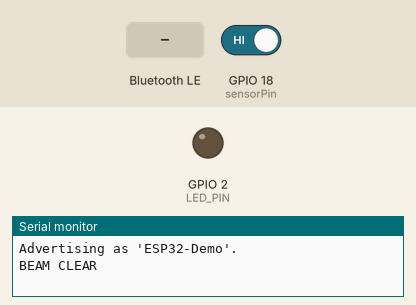
Simulated run of this sketch. Board: ESP32. Parts: output pins drawn as LEDs (lit = HIGH), the last lines printed to the serial monitor. Inputs (shaded band) come from the test bench; at power-on: GPIO 18 (sensorPin) HIGH. Nothing arrives over Bluetooth unless stated; a phone connects over Bluetooth LE 3 s after start.

Above: at 1.2 s.
1.3 s: Bluetooth LE write "1" received
At 2.1 s:
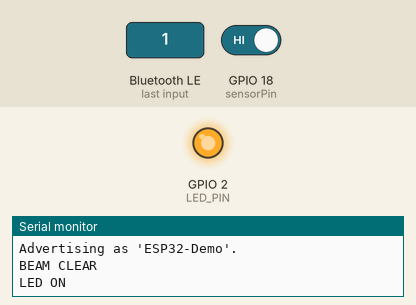
4.5 s: Bluetooth LE write "0" received
At 5.7 s:
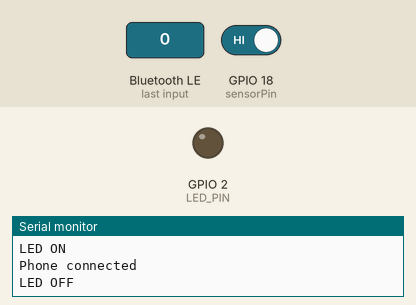
6.0 s: Bluetooth LE write "t" received
At 6.8 s:
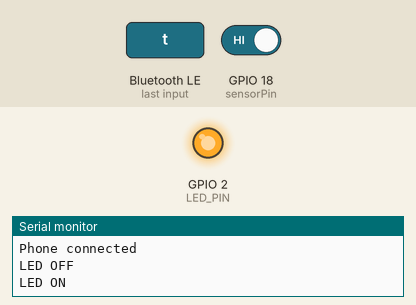
Timing chart, 0 to 9.0 s (numbered marks = the images above; inputs shaded):
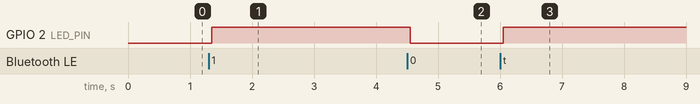

Measured:
- after the input at 1.3 s, GPIO 2 (LED_PIN): LOW → HIGH after 0.05 s
- after the input at 4.5 s, GPIO 2 (LED_PIN): HIGH → LOW after 0.05 s
- after the input at 6.0 s, GPIO 2 (LED_PIN): LOW → HIGH after 0.05 s

The sketch:

Wireless_BreakBeam_Detector3.ino
```cpp
#include <BLEDevice.h>
#include <BLEServer.h>
#include <BLEUtils.h>
#if ESP_ARDUINO_VERSION_MAJOR < 3
#include <BLE2902.h>   // only needed on core 2.x; automatic on 3.x
#endif

// Break-beam shot detector over BLE for the Hoop Shot Clock app.
//
// - Beam broken (ball passes)  -> "BALL DETECTED" notify on SENSOR char (app counts this as a made shot)
// - Beam restored              -> "BEAM CLEAR" notify on SENSOR char (app ignores this)
// - Running shot total         -> text number on SCORE char (read/notify, for debugging in nRF Connect)
// - Phone writes '1' / '0' / 't' to LED char -> LED on / off / toggle (app flashes it on each made shot)
//
// Changes from the original:
//   * score is only notified when it changes (it was being notified on every pass through loop(),
//     which floods the BLE link and can drop the shot notifications)
//   * notifications are only sent while a phone is connected
//   * BLE2902 include added for core 2.x
//   * score is sent as readable text

#define SERVICE_UUID     "4fafc201-1fb5-459e-8fcc-c5c9c331914b"
#define SENSOR_CHAR_UUID "beb5483e-36e1-4688-b7f5-ea07361b26a8"  // ESP32 -> phone (notify)
#define LED_CHAR_UUID    "d1e2f3a4-0000-4a5b-9c8d-123456789abc"  // phone -> ESP32 (write)
#define SCORE_CHAR_UUID  "b4d42e04-5c44-49e5-bd10-e4ac9912088d"  // ESP32 -> phone (score)

const int sensorPin = 18;
const int LED_PIN   = 2;
const unsigned long detectionDelay = 50;   // beam must stay changed this long (ms) to count

int previousState = HIGH;
int currentState  = HIGH;
int score = 0;
unsigned long lastChangeTime = 0;

BLEServer* server = nullptr;
BLECharacteristic* sensorChar = nullptr;
BLECharacteristic* scoreChar  = nullptr;
bool deviceConnected = false;
bool ledState = false;

void setLed(bool on) {
  ledState = on;
  digitalWrite(LED_PIN, on ? HIGH : LOW);
  Serial.println(on ? "LED ON" : "LED OFF");
}

void sendText(BLECharacteristic* c, const char* text, bool notifyPhone) {
  c->setValue((uint8_t*)text, strlen(text));
  if (notifyPhone && deviceConnected) c->notify();
}

class ServerCallbacks : public BLEServerCallbacks {
  void onConnect(BLEServer*) override {
    deviceConnected = true;
    Serial.println("Phone connected");
  }
  void onDisconnect(BLEServer*) override {
    deviceConnected = false;
    Serial.println("Phone disconnected, advertising again");
    BLEDevice::startAdvertising();
  }
};

class LedCallbacks : public BLECharacteristicCallbacks {
  void onWrite(BLECharacteristic* c) override {
    auto value = c->getValue();   // std::string on core 2.x, String on core 3.x
    if (value.length() == 0) return;
    char cmd = value[0];
    if (cmd == '1' || cmd == 1)      setLed(true);
    else if (cmd == '0' || cmd == 0) setLed(false);
    else if (cmd == 't' || cmd == 2) setLed(!ledState);
  }
};

void setup() {
  Serial.begin(115200);
  pinMode(sensorPin, INPUT);   // if readings float, try INPUT_PULLUP (depends on your receiver)
  pinMode(LED_PIN, OUTPUT);

  BLEDevice::init("ESP32-Demo");
  server = BLEDevice::createServer();
  server->setCallbacks(new ServerCallbacks());

  BLEService* service = server->createService(SERVICE_UUID);

  scoreChar = service->createCharacteristic(
      SCORE_CHAR_UUID, BLECharacteristic::PROPERTY_NOTIFY | BLECharacteristic::PROPERTY_READ);
  sensorChar = service->createCharacteristic(
      SENSOR_CHAR_UUID, BLECharacteristic::PROPERTY_NOTIFY | BLECharacteristic::PROPERTY_READ);
#if ESP_ARDUINO_VERSION_MAJOR < 3
  scoreChar->addDescriptor(new BLE2902());
  sensorChar->addDescriptor(new BLE2902());
#endif
  sendText(sensorChar, "Ready", false);
  sendText(scoreChar, "0", false);

  BLECharacteristic* ledChar = service->createCharacteristic(
      LED_CHAR_UUID, BLECharacteristic::PROPERTY_WRITE | BLECharacteristic::PROPERTY_WRITE_NR);
  ledChar->setCallbacks(new LedCallbacks());

  service->start();

  BLEAdvertising* adv = BLEDevice::getAdvertising();
  adv->addServiceUUID(SERVICE_UUID);
  adv->setScanResponse(true);
  BLEDevice::startAdvertising();
  Serial.println("Advertising as 'ESP32-Demo'.");

  currentState = digitalRead(sensorPin);
  previousState = currentState;
  Serial.println(currentState == LOW ? "BEAM BLOCKED" : "BEAM CLEAR");
}

void loop() {
  int reading = digitalRead(sensorPin);

  if (reading != previousState) {
    lastChangeTime = millis();
    previousState = reading;
  }

  // Beam has held a new state long enough: treat it as a real change
  if ((millis() - lastChangeTime) > detectionDelay && reading != currentState) {
    currentState = reading;

    if (currentState == LOW) {
      score++;
      Serial.print("BALL DETECTED! Score: ");
      Serial.println(score);
      char num[12];
      snprintf(num, sizeof(num), "%d", score);
      sendText(scoreChar, num, false);           // readable value only, no notification

      char msg[24];
      snprintf(msg, sizeof(msg), "BALL DETECTED,%d", score);
      sendText(sensorChar, msg, true);           // the ONE notification per shot
    } else {
      Serial.println("Beam Clear");
      sendText(sensorChar, "BEAM CLEAR", false); // value only: less BLE traffic, app ignores it anyway
    }
  }

  // Heartbeat every 2 s (only when the beam is quiet) so the app can confirm notifications reach the phone
  static unsigned long lastBeat = 0;
  if (deviceConnected && millis() - lastBeat > 2000 && millis() - lastChangeTime > 500) {
    lastBeat = millis();
    sendText(sensorChar, "ALIVE", true);
  }
}
```
